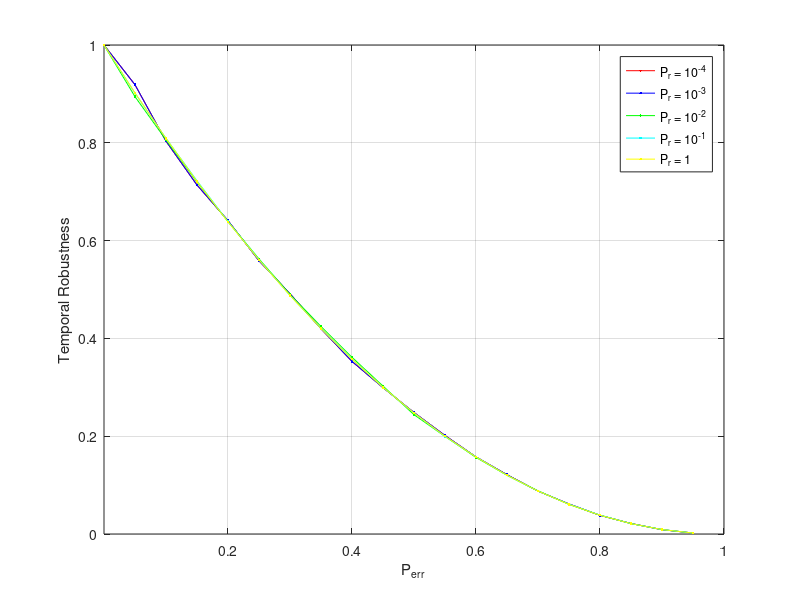

Here is the MATLAB script that generated this plot:
%  read labels and x-y data
load ErdosRenyiTemporalAttack_ContactUpdates_1000_0001.dat;     %  read data into the my_xy matrix
Prob = ErdosRenyiTemporalAttack_ContactUpdates_1000_0001(:,2);     %  copy first column of my_xy into x
Err1 = ErdosRenyiTemporalAttack_ContactUpdates_1000_0001(:,3);     %  and second column into y

load ErdosRenyiTemporalAttack_ContactUpdates_1000_0010.dat;     %  read data into the my_xy matrix
Err2 = ErdosRenyiTemporalAttack_ContactUpdates_1000_0010(:,3);     %  and second column into y

load ErdosRenyiTemporalAttack_ContactUpdates_1000_0100.dat;     %  read data into the my_xy matrix
Err3 = ErdosRenyiTemporalAttack_ContactUpdates_1000_0100(:,3);     %  and second column into y

load ErdosRenyiTemporalAttack_ContactUpdates_1000_1000.dat;     %  read data into the my_xy matrix
Err4 = ErdosRenyiTemporalAttack_ContactUpdates_1000_1000(:,3);     %  and second column into y

load ErdosRenyiTemporalAttack_ContactUpdates_1001_0000.dat;     %  read data into the my_xy matrix
Err5 = ErdosRenyiTemporalAttack_ContactUpdates_1001_0000(:,3);     %  and second column into y


plot(Prob,Err1,'r.-',Prob,Err2,'b.-',Prob,Err3,'g.-',Prob,Err4,'c.-',Prob,Err5,'y.-');
xlabel('P_{err}');           % add axis labels and plot title
ylabel('Temporal Robustness');
axis([0.000075 1.000 0.0 1.000],[0.000075 1.000 0.0 1.000]);
%set(gca,'XGrid','on','YGrid','on');
%set(gca,'gridlinestyle','--')
grid on;
legend('P_{r} = 10^{-4}','P_{r} = 10^{-3}','P_{r} = 10^{-2}','P_{r} = 10^{-1}','P_{r} = 1');

%title('Mean monthly precipitation at Portland International Airport');
%plot(Prob,EffSim,'bx-',Prob,EffTheor,'ro-');     %  plot precip vs. month with circles